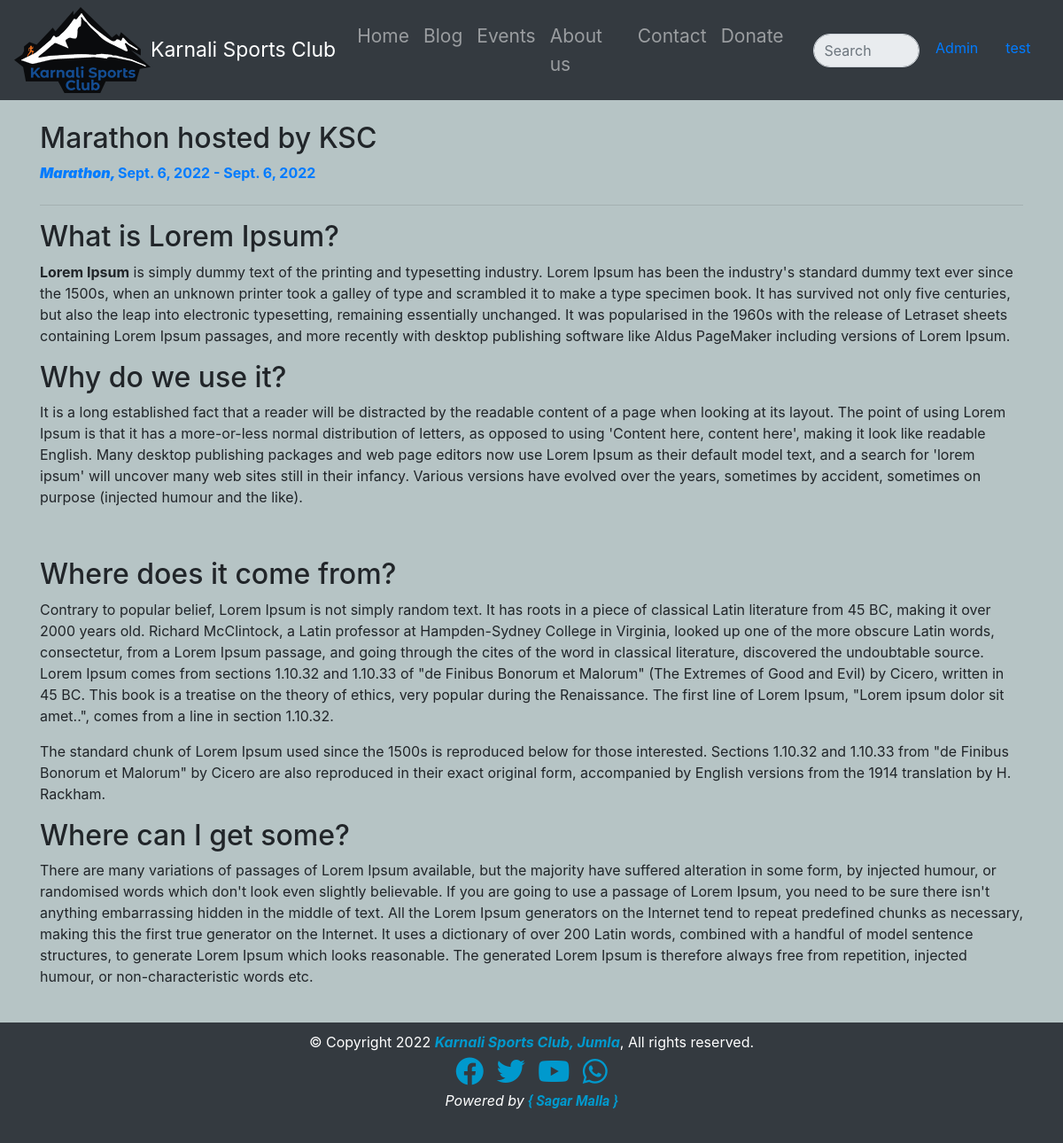
Page /ksc/eventview/event1 on the earlier database version.
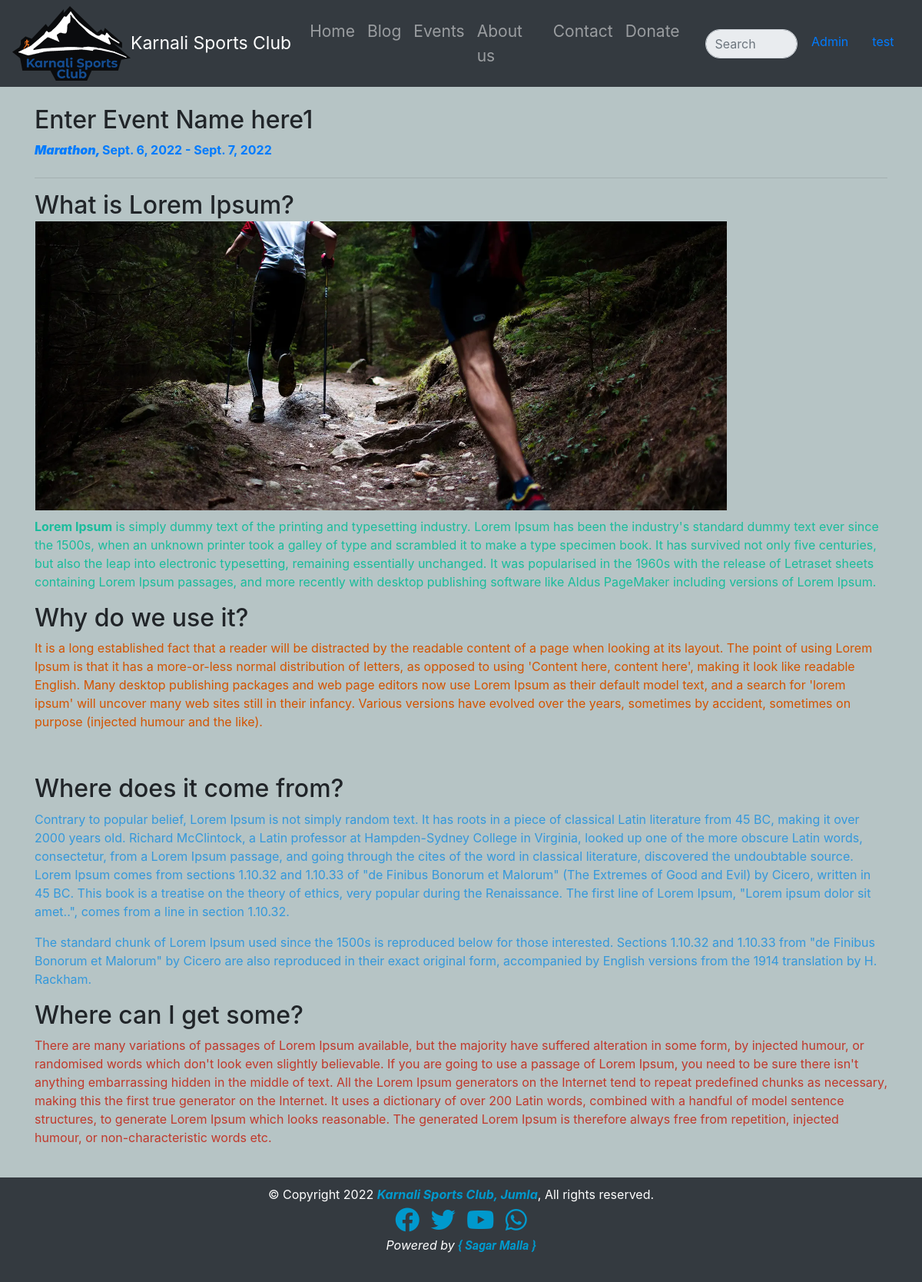
Same page on the later database version.
### ksc/models.py (models this page shows, shortened)
class eventPost(models.Model):
    eventId = models.AutoField(primary_key=True)
    eventName = models.CharField(max_length=80, default="Enter Event Name here")
    slug=models.CharField(max_length=130, null=False, unique=True)
    eventCategory = models.CharField(max_length=50, default="Enter Event Category here")
    event_post_desc = models.TextField(max_length=1000, default="Event Post Desc only for Event page, It does not shown in Event View page")
    content = RichTextUploadingField()
    eventDateFrom = models.DateField(default="")
    eventDateTo = models.DateField(default="")
    thumbnail = models.ImageField(upload_to="ksc/blogImage", default="" )

### ksc/views.py (the view)
# urls.py: path('eventview/<str:slug>', views.eventview, name='KSC-Event Post'),
def eventview(request, slug):
    post=eventPost.objects.filter(slug=slug)[0]
    return render(request, 'ksc/eventview.html', {'post':post})

### ksc/templates/ksc/eventview.html (shortened to what this page needs)
{% extends 'ksc/basic.html' %}
{% block body %}
{% load static %}
<div class="container">
    <br>
    <h2> {{post.eventName}}</h2>
    <strong class="d-inline-block mb-2 text-primary"><span> <i><b>{{post.eventCategory}}, </i></b></span> {{post.eventDateFrom}} - {{post.eventDateTo}}</strong>
    <hr>
    {{post.content| safe}}
</div>
{% endblock %}

Differences in the rows shown:
removed eventPost: eventName "Marathon hosted by KSC", eventCategory "Marathon", eventDateFrom "Sept. 6, 2022", eventDateTo "Sept. 6, 2022", content "What is Lorem Ipsum? Lorem Ipsum is simply dummy text of the printing and typesetting industry. Lorem Ipsum has been the industry's standard dummy text ever since the 1500s, when an unknown printer took a galley of type and scrambled it to make a type specimen book. It has survived not only five centuries, but also the leap into electronic typesetting, remaining essentially unchanged. It was popularised in the 1960s with the release of Letraset sheets containing Lorem Ipsum passages, and more recently with desktop publishing software like Aldus PageMaker including versions of Lorem Ipsum. Why do we use it? It is a long established fact that a reader will be distracted by the readable…"
added eventPost: eventName "Enter Event Name here1", eventCategory "Marathon", eventDateFrom "Sept. 6, 2022", eventDateTo "Sept. 7, 2022", content "What is Lorem Ipsum? Lorem Ipsum is simply dummy text of the printing and typesetting industry. Lorem Ipsum has been the industry's standard dummy text ever since the 1500s, when an unknown printer took a galley of type and scrambled it to make a type specimen book. It has survived not only five centuries, but also the leap into electronic typesetting, remaining essentially unchanged. It was popularised in the 1960s with the release of Letraset sheets containing Lorem Ipsum passages, and more recently with desktop publishing software like Aldus PageMaker including versions of Lorem Ipsum. Why do we use it? It is a long established fact that a reader will be distracted by the readable…", content (picture)
